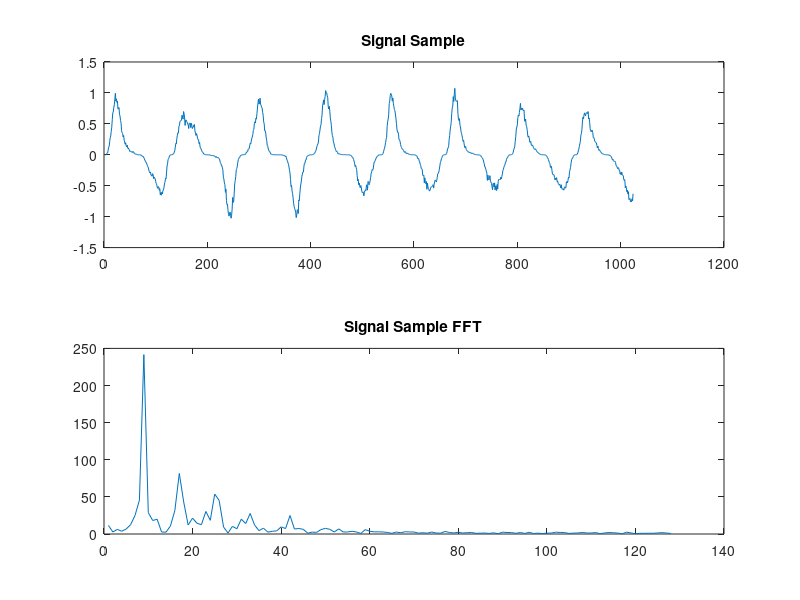
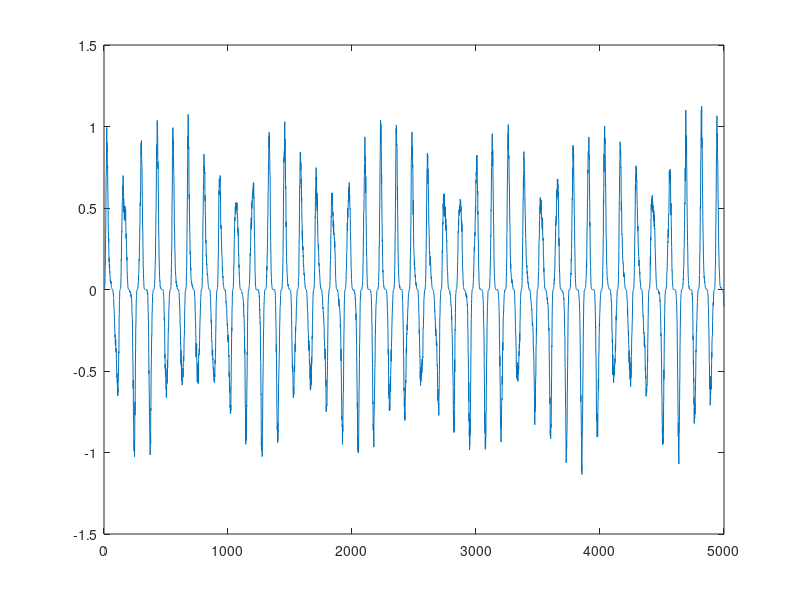

Write MATLAB code to recreate these figures, in order.
%% Simulation of Human Vital Sign Signal of a Millimeter Wave Radar
% 
% 
% Author : Lin Junyang
% 
% Date:     2020.12.10
% 
% 
% 
% A simulation of human vital sign signal of a millimeter wave radar.  
% 
% A millimeter-wave radar has NonLinear effect on the vital sign signal. This 
% makes it difficult to accurately detect the heartbeat rate.
% 
% As a challenge, try develop your algorithm of detecting the heartbeat rate.
% 
% 

% Breath      ●           
%    &       /█\ ----- ┝█ mmWave Radar
% Heartbeat   ∏           
%% parameters

clc

include_heartbeat = true;
sig_amp_heartbeat = 0.1;

Breath_PerMinute = 20;   
Heartbeat_PerMinute = 73;   
Breath_Var = 0.2;
Heartbeat_Var = 0.2;  

fs = 50;  %sample rate
SNR = 35;  %dB
NonLinear = true;

sim_cnt = 5;
%% Simulation


ts = 1/fs;
n = 5000;
T = n/fs;  %simulation time
t = 0:ts:T;
    
for kk=1:sim_cnt
    wb = Breath_PerMinute/60 * 2*pi * (1+2*(rand-0.5)*Breath_Var);   %breath frequency
    wh = Heartbeat_PerMinute/60 * 2*pi * (1+2*(rand-0.5)*Heartbeat_Var);   %breath frequency

    pb = 0.05*(rand(n,1)-0.5); %phase noise of breath signal
    pb2 = 2*pb;
    ph = 0.05*(rand(n,1)-0.5); %phase noise of heartbeat signal
    for k=2:n
        pb(k) = pb(k) + pb(k-1) + wb*ts;
        pb2(k) = pb2(k) + pb2(k-1) + 2*wb*ts;
        ph(k) = ph(k) + ph(k-1) + wh*ts;
    end

    xb = sin(pb);
    if NonLinear
        xb = 0.85*sin(pb) + 0.15 * sin(pb2);
    end
    xh = sig_amp_heartbeat * sin(ph + 2*pi*rand);
    if ~include_heartbeat
        x = xb; %exclude heartbeat signal
    else
        x = xb + xh;
    end
    
    x = awgn(x, SNR);


    %
    if NonLinear
        y = x.^3;
    else
        y = x;
    end

    %plot sim data
    f = abs(fft(y(1:1024)));
    %close
    subplot(211)
    plot(y(1:1024)); title('Signal Sample')
    subplot(212)
    plot(f(1:128)); title('Signal Sample FFT')
    pause(1)
end
%%
save('vital_sign_sim.mat','y');
figure; plot(y); fs
%% Algorithm Development Here:

